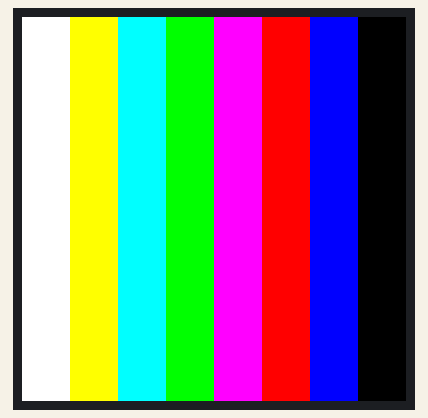
A sketch run on a simulated Arduino Nano, built with avr-gcc and run on an emulated ATmega328P. Shown: 128×128 colour display. What the sketch prints to the serial monitor is not drawn.

Above: at 4.1 s.
At 5.3 s:
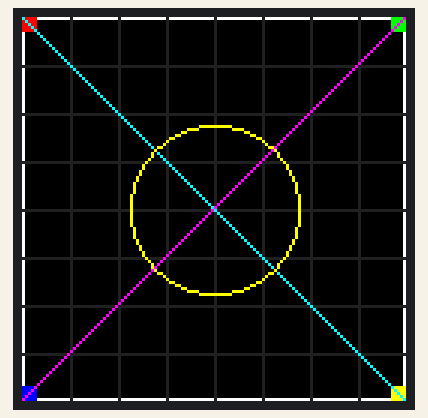
At 6.7 s:
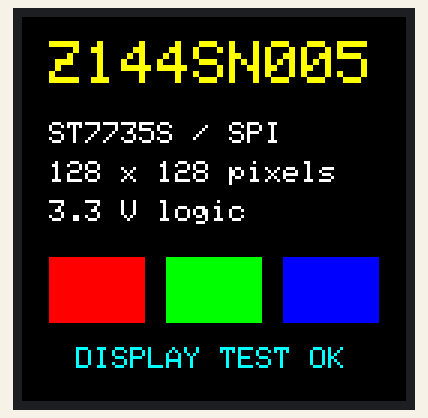
At 9.01 s:
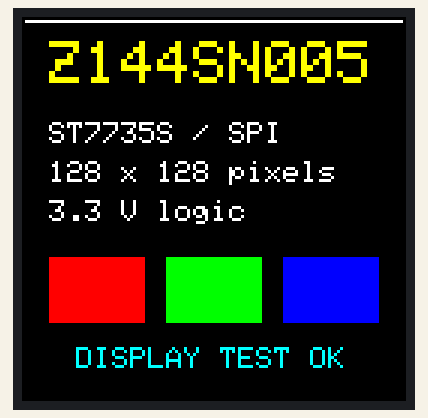
At 24.04 s:
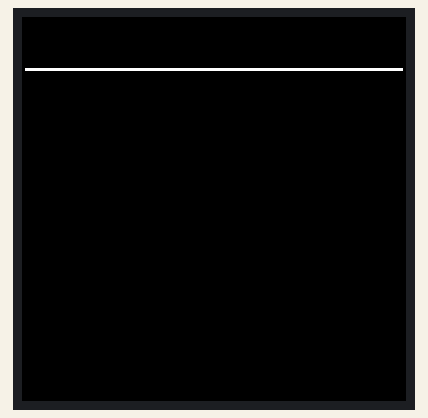
At 39.68 s:
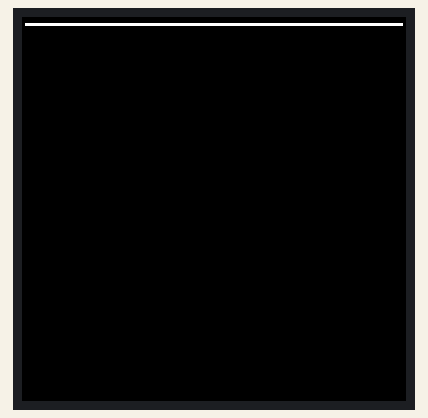

Measured:
- what the display in image 0 shows lasts 1.2 s, from 4.0 s to 5.2 s
- what the display in image 1 shows lasts 1.5 s, from 5.2 s to 6.7 s
- what the display in image 2 shows lasts 2.2 s, from 6.7 s to 8.9 s

The sketch:

arduino-nano-z144sn005.ino
```cpp
/*
  Z144SN005 (ST7735S, 128x128) bare LCD test for a 3.3 V Arduino Nano.

  Required libraries (Arduino Library Manager):
    - Adafruit GFX Library
    - Adafruit ST7735 and ST7789 Library

  LCD FPC -> Arduino Nano (3.3 V logic)
    1  NC      -> not connected
    2  GND     -> GND
    3  LED-    -> GND
    4  LED+    -> 3.3 V through a 22 ohm series resistor
    5  GND     -> GND
    6  /RESET  -> D8
    7  A0/DC   -> D9
    8  SDA     -> D11 / MOSI
    9  SCK     -> D13 / SCK
   10  VCC     -> 3.3 V
   11  IOVCC   -> 3.3 V
   12  CS      -> D10
   13  GND     -> GND
   14  NC      -> not connected

  D12/MISO is not used. Do not apply 5 V to any LCD pin.
  This is a bare 0.8 mm-pitch, 14-pin panel; use a suitable PCB/FPC adapter.
*/

#include <Adafruit_GFX.h>
#include <Adafruit_ST7735.h>
#include <SPI.h>

const uint8_t TFT_CS = 10;
const uint8_t TFT_DC = 9;   // LCD pin A0: HIGH=data, LOW=command
const uint8_t TFT_RST = 8;  // LCD reset is active LOW

// The three-argument constructor selects the Nano's hardware SPI port:
// MOSI=D11 and SCK=D13 on the classic ATmega328P Nano.
Adafruit_ST7735 tft(TFT_CS, TFT_DC, TFT_RST);

void showSolid(uint16_t color, const __FlashStringHelper *name) {
  Serial.print(F("Solid color: "));
  Serial.println(name);
  tft.fillScreen(color);
  delay(650);
}

void drawColorBars() {
  const uint16_t colors[] = {
    ST77XX_WHITE, ST77XX_YELLOW, ST77XX_CYAN, ST77XX_GREEN,
    ST77XX_MAGENTA, ST77XX_RED, ST77XX_BLUE, ST77XX_BLACK
  };

  const int16_t barWidth = tft.width() / 8;
  for (uint8_t i = 0; i < 8; ++i) {
    const int16_t x = i * barWidth;
    const int16_t width = (i == 7) ? (tft.width() - x) : barWidth;
    tft.fillRect(x, 0, width, tft.height(), colors[i]);
  }
  delay(1200);
}

void drawGeometryTest() {
  tft.fillScreen(ST77XX_BLACK);

  // A one-pixel border and corner blocks expose wrong offsets or clipping.
  tft.drawRect(0, 0, tft.width(), tft.height(), ST77XX_WHITE);
  tft.fillRect(0, 0, 5, 5, ST77XX_RED);
  tft.fillRect(tft.width() - 5, 0, 5, 5, ST77XX_GREEN);
  tft.fillRect(0, tft.height() - 5, 5, 5, ST77XX_BLUE);
  tft.fillRect(tft.width() - 5, tft.height() - 5, 5, 5, ST77XX_YELLOW);

  for (int16_t x = 16; x < tft.width(); x += 16) {
    tft.drawFastVLine(x, 0, tft.height(), tft.color565(35, 35, 35));
  }
  for (int16_t y = 16; y < tft.height(); y += 16) {
    tft.drawFastHLine(0, y, tft.width(), tft.color565(35, 35, 35));
  }

  tft.drawLine(0, 0, tft.width() - 1, tft.height() - 1, ST77XX_CYAN);
  tft.drawLine(tft.width() - 1, 0, 0, tft.height() - 1, ST77XX_MAGENTA);
  tft.drawCircle(tft.width() / 2, tft.height() / 2, 28, ST77XX_YELLOW);
  delay(1400);
}

void drawTextTest() {
  tft.fillScreen(ST77XX_BLACK);
  tft.setTextWrap(false);

  tft.setCursor(9, 8);
  tft.setTextColor(ST77XX_YELLOW);
  tft.setTextSize(2);
  tft.println(F("Z144SN005"));

  tft.setTextSize(1);
  tft.setTextColor(ST77XX_WHITE);
  tft.setCursor(9, 35);
  tft.println(F("ST7735S / SPI"));
  tft.setCursor(9, 48);
  tft.println(F("128 x 128 pixels"));
  tft.setCursor(9, 61);
  tft.println(F("3.3 V logic"));

  tft.fillRect(9, 80, 32, 22, ST77XX_RED);
  tft.fillRect(48, 80, 32, 22, ST77XX_GREEN);
  tft.fillRect(87, 80, 32, 22, ST77XX_BLUE);

  tft.setCursor(18, 110);
  tft.setTextColor(ST77XX_CYAN);
  tft.println(F("DISPLAY TEST OK"));
  delay(2200);
}

void runFullTest() {
  showSolid(ST77XX_BLACK, F("BLACK"));
  showSolid(ST77XX_WHITE, F("WHITE"));
  showSolid(ST77XX_RED, F("RED"));
  showSolid(ST77XX_GREEN, F("GREEN"));
  showSolid(ST77XX_BLUE, F("BLUE"));

  Serial.println(F("Color bars"));
  drawColorBars();

  Serial.println(F("Geometry and edge/offset test"));
  drawGeometryTest();

  Serial.println(F("Text test"));
  drawTextTest();
}

void setup() {
  Serial.begin(9600);
  delay(500);
  Serial.println(F("\nZ144SN005 test starting"));

  // Correct Adafruit initialization profile for a 1.44-inch 128x128 panel.
  // INITR_BLACKTAB is normally the 128x160 (1.8-inch) profile.
  tft.initR(INITR_144GREENTAB);
  tft.setRotation(0);

  Serial.print(F("Library reports "));
  Serial.print(tft.width());
  Serial.print('x');
  Serial.println(tft.height());

  runFullTest();
  Serial.println(F("Full test complete; animation running."));
}

void loop() {
  // Moving scan line confirms that repeated SPI updates remain stable.
  static int16_t y = 0;
  static int8_t direction = 1;

  tft.drawFastHLine(1, y, tft.width() - 2, ST77XX_BLACK);
  y += direction;

  if (y >= tft.height() - 2) {
    y = tft.height() - 2;
    direction = -1;
  } else if (y <= 1) {
    y = 1;
    direction = 1;
  }

  tft.drawFastHLine(1, y, tft.width() - 2, ST77XX_WHITE);
  delay(20);
}
```
